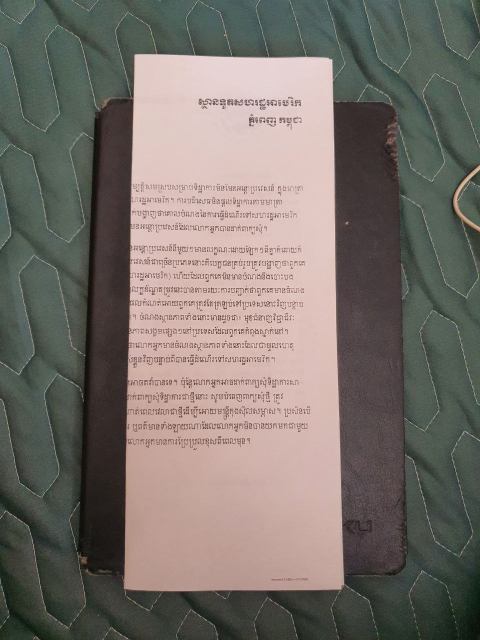
#> input picture Dataset/Rotate/Correct/Image/13.jpg, 960 x 1280 px (shown at 1/2 size)
$ python -i functionfiles.py   (imports and definitions only)
#> lines starting #> are read from the running program, lines starting #| are printed output that depends on the picture; after the words box and inside, x2 and y2 are one past the last pixel; in counts of white or black regions, pixels touching at a corner belong together
#> further down, picture is the input picture: shape (1280, 960, 3); mean B, G, R 107.1, 113.2, 120.2
import cv2
import numpy as np
import tkinter as tk
from imutils.perspective import four_point_transform

# [1 line not run here, left out]

# [1 line that did not run here, left out]
# [1 line that did not run here, left out]


def blurring_process(image):
    # Convert the image to grayscale
    gray_image = cv2.cvtColor(image, cv2.COLOR_BGR2GRAY)
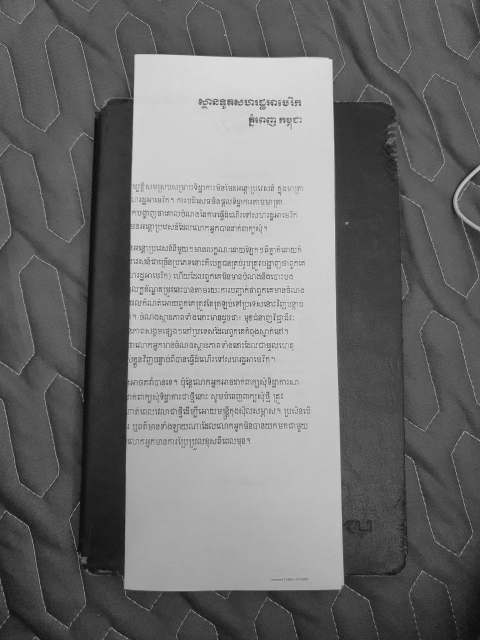
#> gray_image: shape (1280, 960) (shown at 1/2 size); min 1, max 242, mean 114.6

    # Apply Gaussian blur to reduce noise
    blurred_image = cv2.GaussianBlur(gray_image, (7, 7), 0)
    blurred_image = cv2.GaussianBlur(blurred_image, (5, 5), 0)

    return blurred_image


def binarization(image):
    # Perform thresholding
    _, thresholded = cv2.threshold(
        image, 100, 200, cv2.THRESH_BINARY + cv2.THRESH_OTSU)

    # Perform morphological closing to fill gaps
    kernel = cv2.getStructuringElement(cv2.MORPH_ELLIPSE, (5, 5))
    closed = cv2.morphologyEx(
        thresholded, cv2.MORPH_CLOSE, kernel, iterations=20)
    opened = cv2.morphologyEx(closed, cv2.MORPH_OPEN, kernel, iterations=10)

    return opened


# [13 lines left out: function process_white, not called in this run]


def edgeDetection(image):
    canny = cv2.Canny(image, 100, 200)
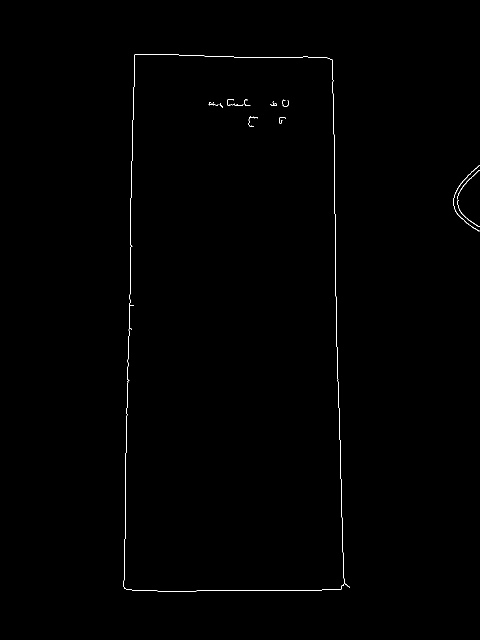
#> canny: shape (1280, 960) (shown at 1/2 size); 0.3% white in thin lines or dots, all inside (x1, y1, x2, y2) = (247, 108, 960, 1183)
    kernel = cv2.getStructuringElement(cv2.MORPH_ELLIPSE, (5, 5))

    imgDial = cv2.dilate(canny, kernel, iterations=5)  # APPLY DILATION
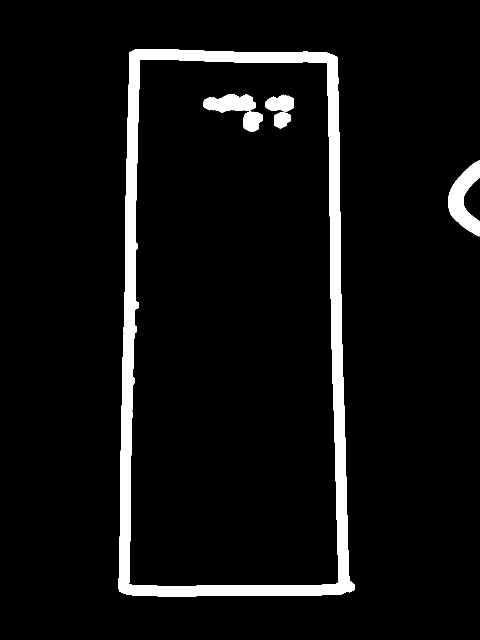
#> imgDial: shape (1280, 960) (shown at 1/2 size); 6.1% white; 6 white regions, box (x1, y1, x2, y2) and area: (237, 98, 710, 1193) 63182, (897, 321, 960, 473) 4826, (407, 188, 511, 226) 2797, (531, 189, 587, 223) 1467, (487, 222, 526, 264) 1235, (548, 224, 582, 257) 846
    imgThreshold = cv2.erode(imgDial, kernel, iterations=1)  # APPLY EROSION
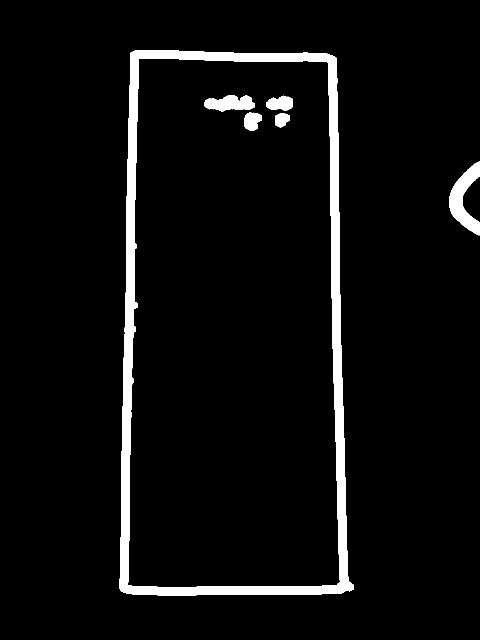
#> imgThreshold: shape (1280, 960) (shown at 1/2 size); 4.9% white; 6 white regions, box (x1, y1, x2, y2) and area: (239, 100, 708, 1191) 51202, (899, 323, 960, 471) 4149, (409, 190, 509, 224) 2305, (533, 191, 585, 221) 1183, (489, 224, 524, 262) 984, (550, 226, 580, 255) 649

    return imgThreshold


def find_document_contour(image):
    document_contour = np.array(
        [[0.05 * Width, 0.05 * Height], [Width, 0], [0, Height], [Width, Height]])

    contours, _ = cv2.findContours(
        image, cv2.RETR_EXTERNAL, cv2.CHAIN_APPROX_SIMPLE)
    contours = sorted(contours, key=cv2.contourArea, reverse=True)
    # print(f"Number of Contours: {len(contours)}")
    if len(contours) > 250:
        return None, None
    else:
        max_area = 0

        for contour in contours:
            area = cv2.contourArea(contour)

            if area > 1000:
                peri = cv2.arcLength(contour, True)
                approx = cv2.approxPolyDP(contour, 0.015 * peri, True)

                if area > max_area and len(approx) == 4:
                    document_contour = approx
                    max_area = area

        return document_contour, max_area


# [29 lines left out: functions displayImage, warping, result, not called in this run]


def run(original):
    copy = original.copy()

    # Preprocess the image
    print("First Step: \n")
    blur = blurring_process(original)

    # Uncomment this part to apply perspective correction
    canny1 = edgeDetection(blur)

    binarize1 = binarization(canny1)
#> in binarization, `closed = cv2.morphologyEx( thresholded, cv2.MORPH_CLOSE, kernel, itera..`:
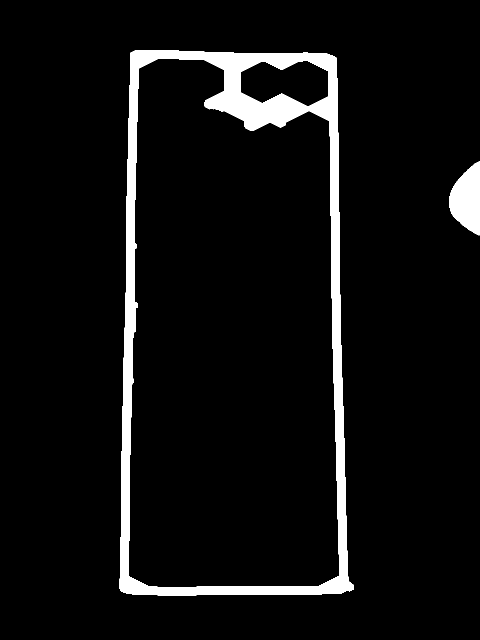
#> closed: shape (1280, 960) (shown at 1/2 size); values 0 (black) and 200 (white), 5.9% white; 2 white regions, box (x1, y1, x2, y2) and area: (239, 100, 708, 1191) 66794, (899, 323, 960, 471) 6284
#> in binarization, `opened = cv2.morphologyEx(closed, cv2.MORPH_OPEN, kernel, iterations=10)`:
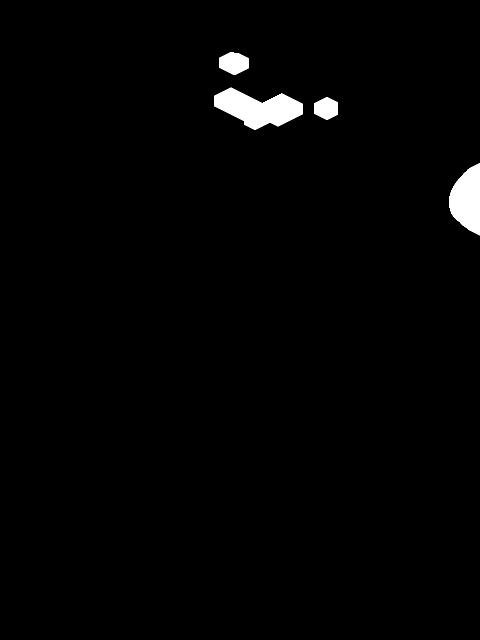
#> opened: shape (1280, 960) (shown at 1/2 size); values 0 (black) and 200 (white), 1.5% white; 4 white regions, box (x1, y1, x2, y2) and area: (429, 175, 605, 260) 8551, (899, 326, 960, 471) 6210, (439, 105, 497, 150) 1969, (629, 194, 675, 240) 1584

    document_contour1, area1 = find_document_contour(binarize1)

    print("Second Step: \n")
    binarize2 = binarization(blur)
    canny2 = edgeDetection(binarize2)
    document_contour2, area2 = find_document_contour(canny2)
    # Check area
    if document_contour1 is not None:

        if document_contour2 is not None:

            if area2 > area1:
                document_contour = document_contour2
                binarize = binarize2

                warp, copy = warping(
                    original, document_contour, copy, binarize)
                return warp, copy

            elif area1 > area2:
                document_contour = document_contour1
                binarize = binarize1

                warp, copy = warping(
                    original, document_contour, copy, binarize)
                return warp, copy

            else:
                print('\nGoing to B-Channel')
                b_channel = process_white(original)
                b_blur = blurring_process(b_channel)
                b_binarization = binarization(b_blur)
                b_canny = edgeDetection(b_binarization)
                document_contour, _ = find_document_contour(b_canny)

                if document_contour is not None:
                    warp, copy = warping(
                        original, document_contour, copy, b_binarization)

                    return warp, copy
                else:
                    print("Can't find any document in the image")

>>> import cv2
>>> picture = cv2.imread('../Dataset/Rotate/Correct/Image/13.jpg')
#> (the run stopped early here; a loop or call above may not have finished)

$ run again, on Dataset/Rotate/Correct/Image/16.jpg
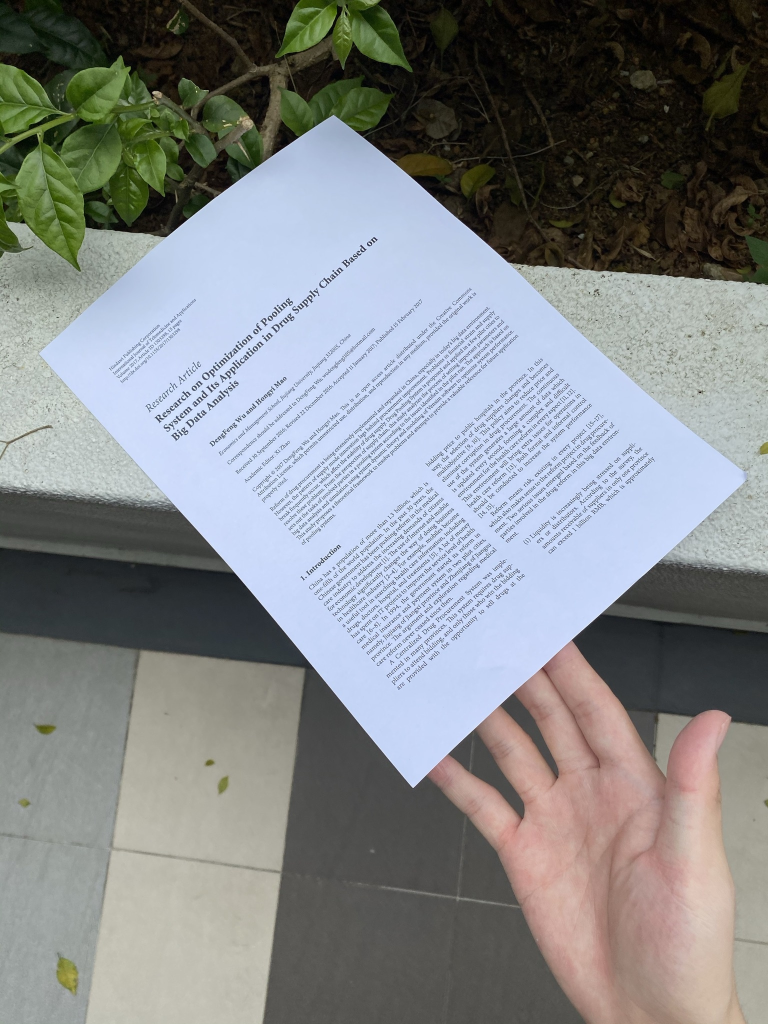
#> input picture Dataset/Rotate/Correct/Image/16.jpg, 1536 x 2048 px (shown at 1/2 size)
#> picture is the input picture: shape (2048, 1536, 3); mean B, G, R 136.2, 134.6, 131.6
#> in edgeDetection, `canny = cv2.Canny(image, 100, 200)`:
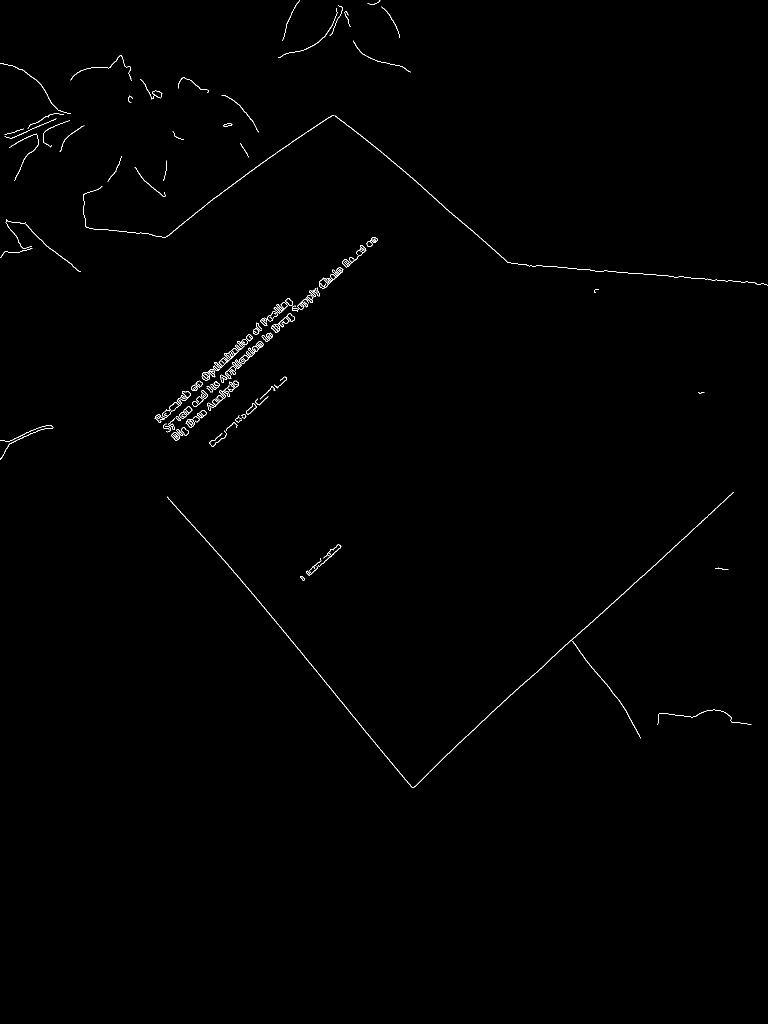
#> canny: shape (2048, 1536) (shown at 1/2 size); 0.44% white in thin lines or dots, all inside (x1, y1, x2, y2) = (0, 0, 1536, 1576)
#> imgDial: shape (2048, 1536); 6% white; 25 white regions, largest, box (x1, y1, x2, y2) and area: (324, 974, 1477, 1586) 42879, (156, 220, 1536, 581) 37141, (299, 464, 766, 892) 34043
#> imgThreshold: shape (2048, 1536); 5% white; 25 white regions, largest, box (x1, y1, x2, y2) and area: (326, 976, 1475, 1584) 34805, (301, 466, 764, 890) 31294, (158, 222, 1536, 579) 30117
#> closed: shape (2048, 1536); values 0 (black) and 200 (white), 6.9% white; 8 white regions, largest, box (x1, y1, x2, y2) and area: (0, 103, 1536, 593) 93966, (301, 466, 764, 901) 46116, (326, 976, 1519, 1584) 44116
#> in binarization, `opened = cv2.morphologyEx(closed, cv2.MORPH_OPEN, kernel, iterations=10)`:
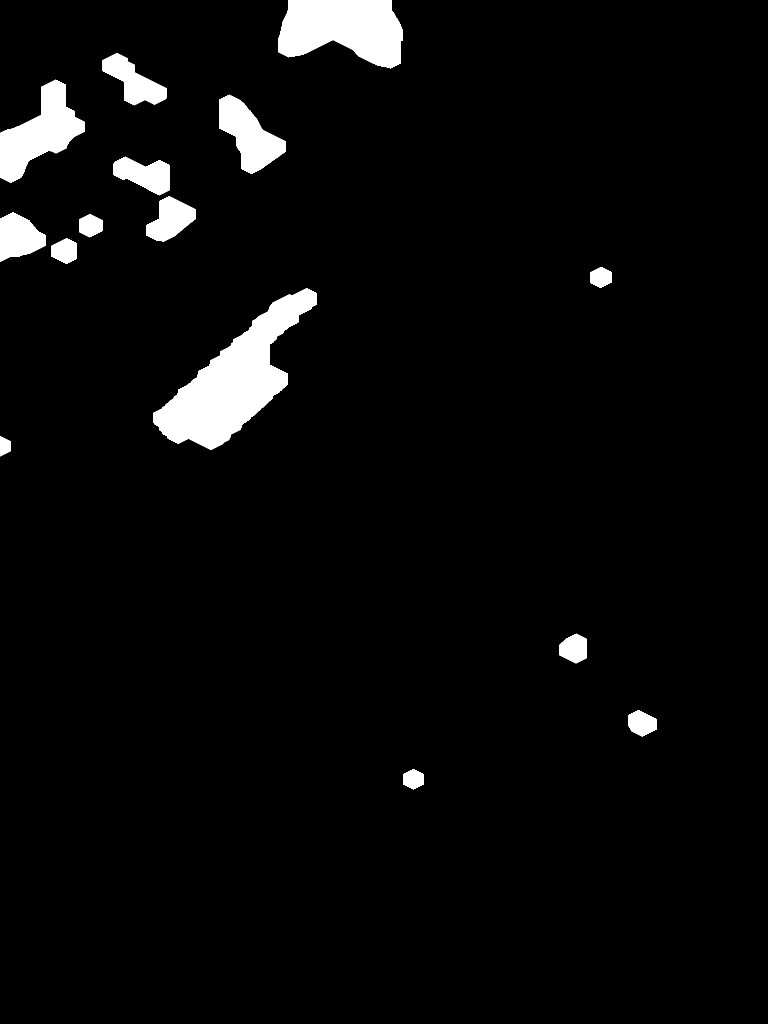
#> opened: shape (2048, 1536) (shown at 1/2 size); values 0 (black) and 200 (white), 4.1% white; 15 white regions, largest, box (x1, y1, x2, y2) and area: (307, 576, 634, 900) 40617, (557, 0, 806, 137) 25393, (0, 159, 169, 366) 16283
